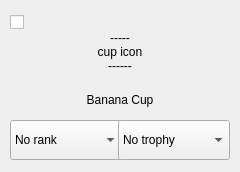
           <widget class="QWidget" name="cup6" native="true">
            <property name="sizePolicy">
             <sizepolicy hsizetype="Fixed" vsizetype="Fixed">
              <horstretch>0</horstretch>
              <verstretch>0</verstretch>
             </sizepolicy>
            </property>
            <property name="minimumSize">
             <size>
              <width>240</width>
              <height>172</height>
             </size>
            </property>
            <property name="maximumSize">
             <size>
              <width>240</width>
              <height>172</height>
             </size>
            </property>
            <widget class="QLabel" name="cup6Icon">
             <property name="geometry">
              <rect>
               <x>88</x>
               <y>20</y>
               <width>64</width>
               <height>64</height>
              </rect>
             </property>
             <property name="text">
              <string>-----
cup icon
------</string>
             </property>
             <property name="alignment">
              <set>Qt::AlignCenter</set>
             </property>
            </widget>
            <widget class="QLabel" name="cup6Label">
             <property name="geometry">
              <rect>
               <x>20</x>
               <y>88</y>
               <width>200</width>
               <height>24</height>
              </rect>
             </property>
             <property name="text">
              <string>Banana Cup</string>
             </property>
             <property name="alignment">
              <set>Qt::AlignCenter</set>
             </property>
            </widget>
            <widget class="QComboBox" name="cup6Rank">
             <property name="geometry">
              <rect>
               <x>10</x>
               <y>120</y>
               <width>112</width>
               <height>40</height>
              </rect>
             </property>
             <item>
              <property name="text">
               <string>No rank</string>
              </property>
             </item>
             <item>
              <property name="text">
               <string>C (unused)</string>
              </property>
             </item>
             <item>
              <property name="text">
               <string>B (unused)</string>
              </property>
             </item>
             <item>
              <property name="text">
               <string>A (unused)</string>
              </property>
             </item>
             <item>
              <property name="text">
               <string>1 Star</string>
              </property>
             </item>
             <item>
              <property name="text">
               <string>2 Stars</string>
              </property>
             </item>
             <item>
              <property name="text">
               <string>3 Stars</string>
              </property>
             </item>
            </widget>
            <widget class="QComboBox" name="cup6Tro">
             <property name="geometry">
              <rect>
               <x>118</x>
               <y>120</y>
               <width>112</width>
               <height>40</height>
              </rect>
             </property>
             <item>
              <property name="text">
               <string>No trophy</string>
              </property>
             </item>
             <item>
              <property name="text">
               <string>Bronze</string>
              </property>
             </item>
             <item>
              <property name="text">
               <string>Silver</string>
              </property>
             </item>
             <item>
              <property name="text">
               <string>Gold</string>
              </property>
             </item>
            </widget>
            <widget class="QCheckBox" name="cup6Active">
             <property name="geometry">
              <rect>
               <x>10</x>
               <y>10</y>
               <width>24</width>
               <height>24</height>
              </rect>
             </property>
             <property name="sizePolicy">
              <sizepolicy hsizetype="Minimum" vsizetype="Fixed">
               <horstretch>0</horstretch>
               <verstretch>0</verstretch>
              </sizepolicy>
             </property>
             <property name="text">
              <string/>
             </property>
            </widget>
           </widget>
